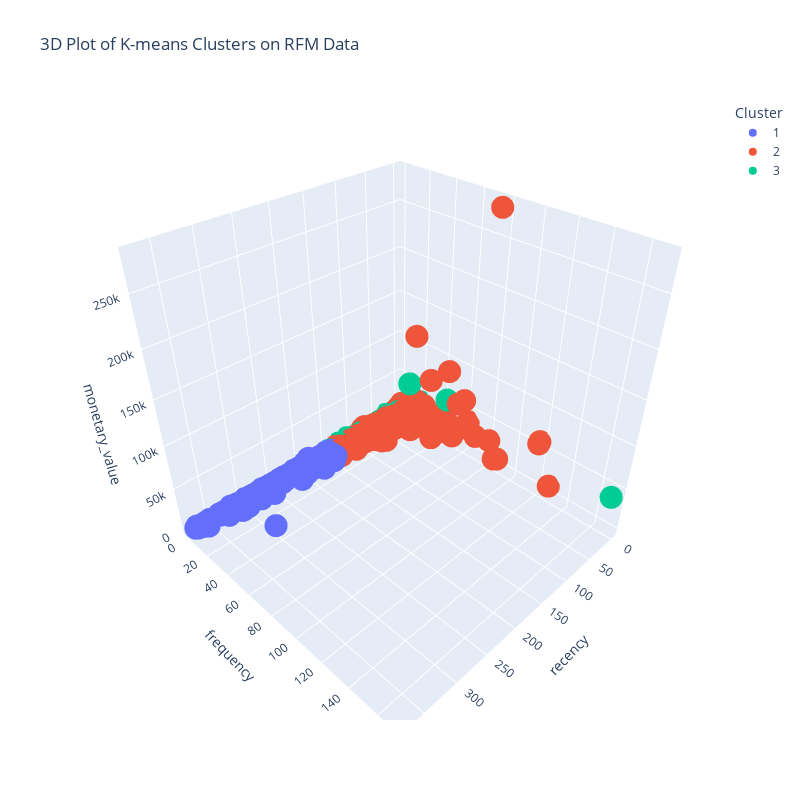

The cell this chart's notebook holds for it:
### Markdown cell above
after applying the model, i'll plot the rfm plot for each cluster

### Code cell
fe_df['Cluster'] = fe_df['Cluster'].astype(str)

fig = px.scatter_3d(fe_df, x='recency', y='frequency', z='monetary_value',
                    color='Cluster', title='3D Plot of K-means Clusters on RFM Data'
                    ,width=800, height=800)
fig.show()

### Figure 1 — Plotly figure (JSON) as saved in the notebook; plotly's stock layout.template omitted (floating-point values rounded to 4 significant figures; data arrays with more than 128 entries replaced by an {"elided": "..."} marker saying what was removed)
{"data": [{"hovertemplate": "Cluster=1<br>recency=%{x}<br>frequency=%{y}<br>monetary_value=%{z}<extra></extra>", "legendgroup": "1", "marker": {"color": "#636efa", "symbol": "circle"}, "mode": "markers", "name": "1", "scene": "scene", "showlegend": true, "type": "scatter3d", "x": {"elided": "1036 int values"}, "y": {"elided": "1036 int values"}, "z": {"elided": "1036 float values"}}, {"hovertemplate": "Cluster=2<br>recency=%{x}<br>frequency=%{y}<br>monetary_value=%{z}<extra></extra>", "legendgroup": "2", "marker": {"color": "#EF553B", "symbol": "circle"}, "mode": "markers", "name": "2", "scene": "scene", "showlegend": true, "type": "scatter3d", "x": {"elided": "2744 int values"}, "y": {"elided": "2744 int values"}, "z": {"elided": "2744 float values"}}, {"hovertemplate": "Cluster=3<br>recency=%{x}<br>frequency=%{y}<br>monetary_value=%{z}<extra></extra>", "legendgroup": "3", "marker": {"color": "#00cc96", "symbol": "circle"}, "mode": "markers", "name": "3", "scene": "scene", "showlegend": true, "type": "scatter3d", "x": {"elided": "524 int values"}, "y": {"elided": "524 int values"}, "z": {"elided": "524 float values"}}], "layout": {"height": 800, "legend": {"title": {"text": "Cluster"}, "tracegroupgap": 0}, "scene": {"domain": {"x": [0, 1], "y": [0, 1]}, "xaxis": {"title": {"text": "recency"}}, "yaxis": {"title": {"text": "frequency"}}, "zaxis": {"title": {"text": "monetary_value"}}}, "title": {"text": "3D Plot of K-means Clusters on RFM Data"}, "width": 800}}
